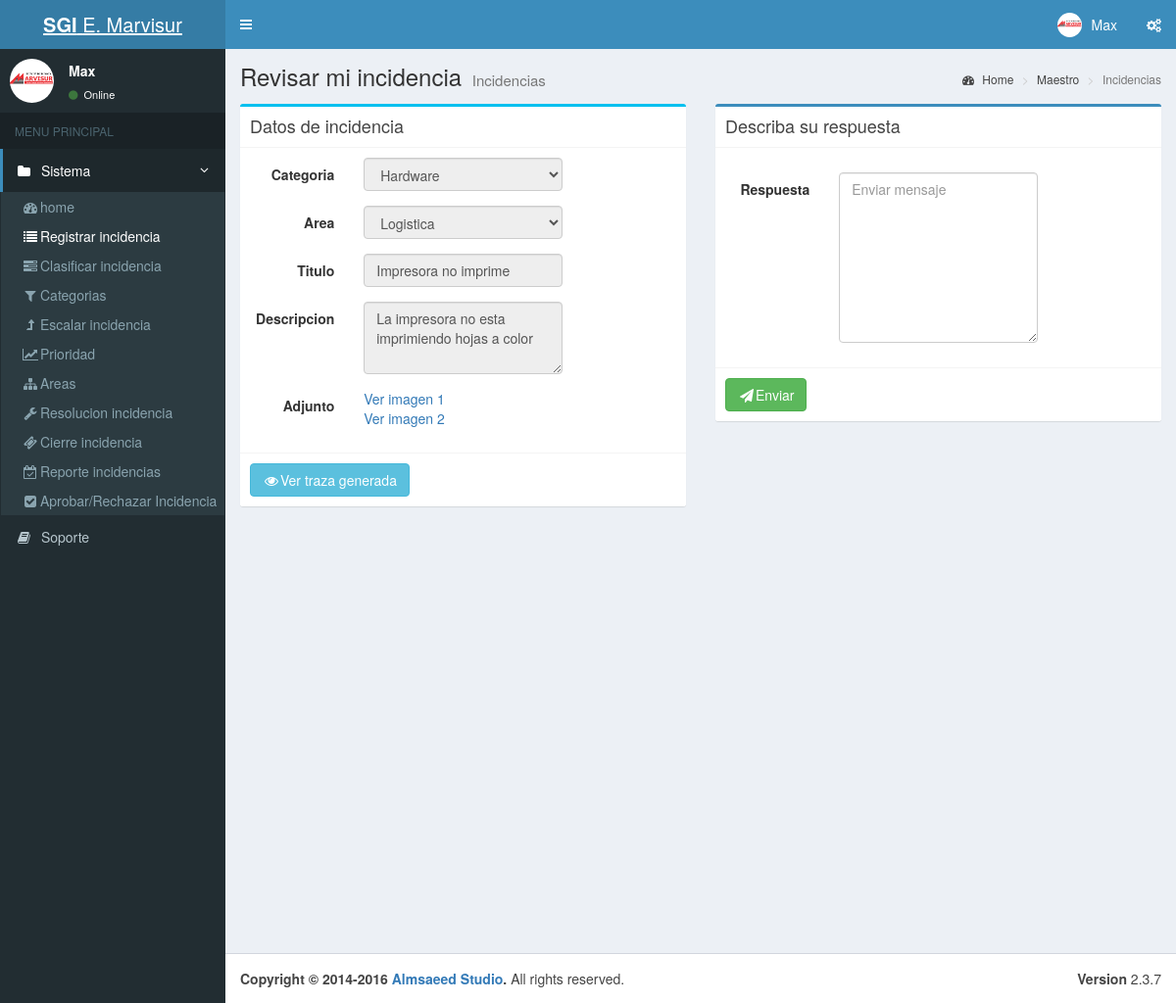
The page /index.php?c=incidencia&a=Crud&Id=1 (signed in) on the database its author committed.
### tables this page shows
CREATE TABLE IF NOT EXISTS `menus` (
  `MENU_Id` int(11) NOT NULL,
  `MENU_Padre` varchar(45) DEFAULT NULL,
  `MENU_Nombre` varchar(100) DEFAULT NULL,
  `MENU_Descripcion` varchar(200) DEFAULT NULL,
  `MENU_NombreFormulario` varchar(50) DEFAULT NULL,
  `MENU_Icono` varchar(30) DEFAULT NULL,
  `MENU_FechaAuditoria` datetime DEFAULT NULL
);

CREATE TABLE IF NOT EXISTS `incidencias` (
  `INCI_Id` int(11) NOT NULL,
  `INCI_Titulo` varchar(50) NOT NULL,
  `INCI_Descripcion` varchar(200) NOT NULL,
  `INCI_FechaRegistro` date NOT NULL,
  `CATE_Id` int(11) NOT NULL,
  `AREA_Id` int(11) DEFAULT NULL,
  `ESTA_Id` int(11) NOT NULL,
  `USUA_Id` int(11) NOT NULL,
  `USUA_IdAuditoria` int(11) NOT NULL,
  `INCI_FechaAuditoria` datetime NOT NULL
);

CREATE TABLE IF NOT EXISTS `categoria` (
  `CATE_Id` int(11) NOT NULL,
  `CATE_Descripcion` varchar(50) NOT NULL,
  `USUA_Id` int(11) NOT NULL,
  `CATE_FechaRegistro` datetime NOT NULL
);

CREATE TABLE IF NOT EXISTS `areas` (
  `AREA_Id` int(11) NOT NULL,
  `AREA_Nombre` varchar(30) NOT NULL,
  `AREA_Descripcion` varchar(200) NOT NULL,
  `USUA_Id` int(11) NOT NULL,
  `AREA_FechaAuditoria` datetime NOT NULL
);

### model/database.php (called while the page is built)
<?php
class Database
{
    public static function StartUp()
    {
        $pdo = new PDO('mysql:host=localhost;dbname=bd_incidencias;charset=utf8', 'root', '');
        $pdo->setAttribute(PDO::ATTR_ERRMODE, PDO::ERRMODE_EXCEPTION);
        return $pdo;
    }
}

### model/herramientas.php (called while the page is built, shortened)
<?php
class herramientas
{
	public function __CONSTRUCT()
	{
		try
		{
			$this->pdo = Database::StartUp();
		}
		catch(Exception $e)
		{
			die($e->getMessage());
		}
	}
	public function MenuValidacion($MenuPadre)
	{
		try
		{
			$stm = $this->pdo->prepare("SELECT
											M.MENU_Id,
											M.MENU_Padre,
											M.MENU_Nombre,
											M.MENU_NombreFormulario,
											M.MENU_Icono,
											R.ROL_Id,
											R.ROL_Nombre
											FROM
											menus M
											inner join permiso_rol PR on M.MENU_Id = PR.MENU_Id
											inner join rol R on PR.ROL_Id = R.ROL_Id
											WHERE
											PR.ROL_Id = ".$_SESSION['ROL_Id']."
											and MENU_Padre=?");
			$stm->execute(array($MenuPadre));
			return $stm->fetchAll(PDO::FETCH_OBJ);
		}
		catch(Exception $e)
		{
			die($e->getMessage());
		}
	}
public function MenuValidacionCabeceras()
	{
		try
		{
			$stm = $this->pdo->prepare("SELECT DISTINCT MENU_Padre FROM menus");
			$stm->execute();
			return $stm->fetchAll(PDO::FETCH_OBJ);
		}
		catch(Exception $e)
		{
			die($e->getMessage());
		}
	}
	public function ActiveMenus($ActiveMenu)
	{
		try
		{
			$stm = $this->pdo->prepare("SELECT MENU_Padre FROM menus where MENU_NombreFormulario = ?");
			$stm->execute(array($ActiveMenu));
			return $stm->fetchAll(PDO::FETCH_OBJ);
		}
		catch(Exception $e)
		{
			die($e->getMessage());
		}
	}
}

### model/incidencia.php (called while the page is built, shortened)
<?php
class incidencia
{
	public function __CONSTRUCT()
	{
		try
		{
			$this->pdo = Database::StartUp();
		}
		catch(Exception $e)
		{
			die($e->getMessage());
		}
	}
public function Obtener($id)
	{
		try
		{
			$stm = $this->pdo
			          ->prepare(" SELECT
									INCI_Id,
								    INCI_Titulo,
								    INCI_Descripcion,
								    INCI_FechaRegistro,
								    CATE_Id,
                                    AREA_Id,
								    ESTA_Id,
								    USUA_Id,
								    USUA_IdAuditoria,
								    INCI_FechaAuditoria
								FROM incidencias
								WHERE
									INCI_Id = ?");
			$stm->execute(array($id));
			return $stm->fetch(PDO::FETCH_OBJ);
		} catch (Exception $e)
		{
			die($e->getMessage());
		}
	}
		public function SelectAreas()
			{
				try
				{
					$stm = $this->pdo->prepare("SELECT
												AREA_Id,
												AREA_Nombre
												 FROM areas");
					$stm->execute();
					return $stm->fetchAll(PDO::FETCH_OBJ);
				}
				catch(Exception $e)
				{
					die($e->getMessage());
				}
			}
			public function SelectCategorias()
			{
				try
				{
					$stm = $this->pdo->prepare("SELECT
												CATE_Id,
												CATE_Descripcion
												FROM categoria");
					$stm->execute();
					return $stm->fetchAll(PDO::FETCH_OBJ);
				}
				catch(Exception $e)
				{
					die($e->getMessage());
				}
			}
}

### view/incidencia/responder_incidencia-editar.php (the view, shortened to what this page needs)
<div class="content-wrapper">
  <section class="content-header">
    <h1>
        Revisar mi incidencia
      <small>Incidencias</small>
    </h1>
    <ol class="breadcrumb">
      <li><a href="#"><i class="fa fa-dashboard"></i> Home</a></li>
      <li><a href="#">Maestro</a></li>
      <li class="active">Incidencias</li>
    </ol>
  </section>
  <section class="content">
    <div class="row">
      <div class="col-md-6">
        <div class="box box-info">
          <div class="box-header with-border">
            <h3 class="box-title">Datos de incidencia </h3>
          </div>
            <form id="frm-generol" class="form-horizontal"  action="#" method="post" enctype="multipart/form-data">
            <div class="box-body">
                      <div class="form-group">
                          <label for="CATE_Id" class="col-sm-3 control-label">Categoria</label>
                          <div class="col-sm-6">
                              <select class="form-control " name="CATE_Id"  id="CATE_Id" disabled>
                                   <?php foreach($this->model->SelectCategorias() as $r): ?>
                                   <option   <?php echo $incidencia->CATE_Id == $r->CATE_Id ? 'selected' : ''; ?> value=<?php echo $r->CATE_Id; ?>><?php echo $r->CATE_Descripcion; ?></option>
                                   <?php endforeach; ?>
                              </select>
                          </div>
                      </div>
                      <div class="form-group">
                          <label for="AREA_Id" class="col-sm-3 control-label">Area</label>
                          <div class="col-sm-6">
                              <select class="form-control " name="AREA_Id"  id="AREA_Id" disabled>
                                   <?php foreach($this->model->SelectAreas() as $r): ?>
                                   <option   <?php echo $incidencia->AREA_Id == $r->AREA_Id ? 'selected' : ''; ?> value=<?php echo $r->AREA_Id; ?>><?php echo $r->AREA_Nombre; ?></option>
                                   <?php endforeach; ?>
                              </select>
                          </div>
                      </div>
                       <div class="form-group">
                          <label  class="col-md-3 control-label">Titulo</label>
                          <div class="col-md-6">
                            <input type="text" class="form-control" id="INCI_Titulo" placeholder="Nombre" name="INCI_Titulo" value="<?php echo $incidencia->INCI_Titulo; ?>" readonly>
                          </div>
                          <div class="col-md-3">
                          </div>
                      </div>
                        <div class="form-group">
                          <label  class="col-md-3 control-label">Descripcion</label>
                          <div class="col-md-6">
                           <textarea id="INCI_Descripcion" name="INCI_Descripcion" class="form-control" rows="3" readonly><?php echo $incidencia->INCI_Descripcion; ?></textarea>
                          </div>
                          <div class="col-md-3">
                          </div>
                      </div>
                       <div class="form-group">
                          <label  class="col-md-3 control-label">Adjunto</label>
                          <div class="col-md-6">
                             <a href="#" target="_blank">Ver imagen 1</a><br>
                             <a href="#" target="_blank">Ver imagen 2</a>
                          </div>
                          <div class="col-md-3">
                          </div>
                      </div>
            </div>
            <div class="box-footer">
             <a
                data-toggle="modal"
                title="Ver detalle"
                data-target="#ModalHistorialIncidencias"
                onclick="ModalHistorialIncidencias()"
                class="btn btn-info pull-left" ><i class="fa fa-fw fa-eye" ></i>Ver traza generada</a>
            </div>
          </form>
        </div>
      </div>
        <div class="col-md-6">
        <div class="box box-primary">
          <div class="box-header with-border">
            <h3 class="box-title">Describa su respuesta</h3>
          </div>
            <form id="frm-generol" class="form-horizontal"  action="?c=incidencia&a=ResponderIncidencia" method="post" enctype="multipart/form-data">
            <div class="box-body">
                      <div class="form-group">
                          <label  class="col-md-3 control-label">Respuesta</label>
                          <div class="col-md-6">
                           <textarea id="INCI_DescripcionRespuesta" name="INCI_DescripcionRespuesta" class="form-control" rows="8" placeholder="Enviar mensaje"></textarea>
                          </div>
                          <div class="col-md-3">
                          </div>
                      </div>
            </div>
            <div class="box-footer">
              <button class="btn btn-success pull-left"><i class="fa fa-fw fa-send"></i>Enviar</button>
            </div>
          </form>
        </div>
      </div>
    </div>
  </section>
</div>

### view/header.php (shortened to what this page needs)
<!DOCTYPE html>
<html lang="es">
<head>
  <link rel="stylesheet" href="css/bootstrap/css/bootstrap.min.css">
  <link rel="stylesheet" href="//cdnjs.cloudflare.com/ajax/libs/font-awesome/4.5.0/css/font-awesome.min.css">
  <link rel="stylesheet" href="//cdnjs.cloudflare.com/ajax/libs/ionicons/2.0.1/css/ionicons.min.css">
  <link rel="stylesheet" href="css/dist/css/AdminLTE.min.css">
  <link rel="stylesheet" href="css/dist/css/skins/_all-skins.min.css">
  <link rel="stylesheet" href="css/plugins/datatables/dataTables.bootstrap.css">
  <link rel="stylesheet" href="assets/js/jquery-ui/jquery-ui.min.css" />
  <link rel="stylesheet" href="css/plugins/datatables/datatables.min.css">
  <link rel="stylesheet" href="css/plugins/datatables/fixedHeader.dataTables.min.css">
  <link rel="stylesheet" href="//cdnjs.cloudflare.com/ajax/libs/bootstrap-select/1.12.1/css/bootstrap-select.min.css">
  <link href="//maxcdn.bootstrapcdn.com/bootstrap/3.3.7/css/bootstrap.min.css" rel="stylesheet">
  <link href="css/fileinput/fileinput.css" media="all" rel="stylesheet" type="text/css"/>
      <link rel="stylesheet" href="css/plugins/datepicker/datepicker3.css">
</head>
<body class="hold-transition skin-blue sidebar-mini" >
  <div class="wrapper">
  <header class="main-header">
    <a href="index2.html" class="logo">
      <span class="logo-lg"><b>SGI</b> E. Marvisur</span>
    </a>
    <nav class="navbar navbar-static-top">
      <a href="#" class="sidebar-toggle" data-toggle="offcanvas" role="button">
      </a>
      <div class="navbar-custom-menu">
        <ul class="nav navbar-nav">
          <li class="dropdown user user-menu">
            <a href="#" class="dropdown-toggle" data-toggle="dropdown">
              <img src="<?php echo 'Recursos/Imagen/logo.png' ;?>" class="user-image" alt="User Image">
              <span class="hidden-xs"> <?php  echo  $_SESSION['USUA_Nombre'];?></span>
            </a>
          </li>
          <li>
            <a href="#" data-toggle="control-sidebar"><i class="fa fa-gears"></i></a>
          </li>
        </ul>
      </div>
    </nav>
  </header>
  <aside class="main-sidebar">
    <section class="sidebar">
      <div class="user-panel">
        <div class="pull-left image">
          <img src="<?php echo 'Recursos/Imagen/logo.png';?>" class="img-circle" alt="User Image">
        </div>
        <div class="pull-left info">
          <p><?php  echo  $_SESSION['USUA_Nombre'];?></p>
          <a href="#"><i class="fa fa-circle text-success"></i> Online</a>
        </div>
      </div>
      <ul class="sidebar-menu">
        <li class="header">MENU PRINCIPAL</li>
      <?php isset($_REQUEST['c'])?$active=$_REQUEST['c']:$active='';?>
        <?php foreach($this->herramientas->MenuValidacionCabeceras() as $t): ?>
           <?php foreach($this->herramientas->ActiveMenus($active) as $p): ?>
        <li class="<?php echo $p->MENU_Padre==$t->MENU_Padre? 'active' : '';?> treeview">
          <a href="#">
              <i class="fa fa-folder"></i> <span><?php echo $t->MENU_Padre; ?></span>
            <span class="pull-right-container">
              <i class="fa fa-angle-left pull-right"></i>
            </span>
          </a>
          <ul class="treeview-menu">
              <?php foreach($this->herramientas->MenuValidacion($t->MENU_Padre) as $r): ?>
              <li class="<?php echo $active == $r->MENU_NombreFormulario ? 'active' : ''; ?>"><a href="?c=<?php echo $r->MENU_NombreFormulario; ?>"><i class="<?php echo $r->MENU_Icono; ?>"></i><?php echo $r->MENU_Nombre; ?></a></li>
             <?php endforeach; ?>
          </ul>
        </li>
           <?php endforeach; ?>
        <?php endforeach; ?>
        <li><a href=""><i class="fa fa-book"></i> <span>Soporte</span></a></li>
    </section>
  </aside>

### rows shown on the page
menus: MENU_Padre "Sistema", MENU_Nombre "Registrar incidencia"
menus: MENU_Nombre "home"
menus: MENU_Nombre "Clasificar incidencia"
menus: MENU_Nombre "Categorias"
menus: MENU_Nombre "Escalar incidencia"
menus: MENU_Nombre "Prioridad"
menus: MENU_Nombre "Areas"
menus: MENU_Nombre "Resolucion incidencia"
menus: MENU_Nombre "Cierre incidencia"
menus: MENU_Nombre "Reporte incidencias"
menus: MENU_Nombre "Aprobar/Rechazar Incidencia"
incidencias: CATE_Id "Hardware", AREA_Id "Logistica", INCI_Titulo "Impresora no imprime", INCI_Descripcion "La impresora no esta imprimiendo hojas a color"

### other values the page prints
$_SESSION['USUA_Nombre'] "Max"
